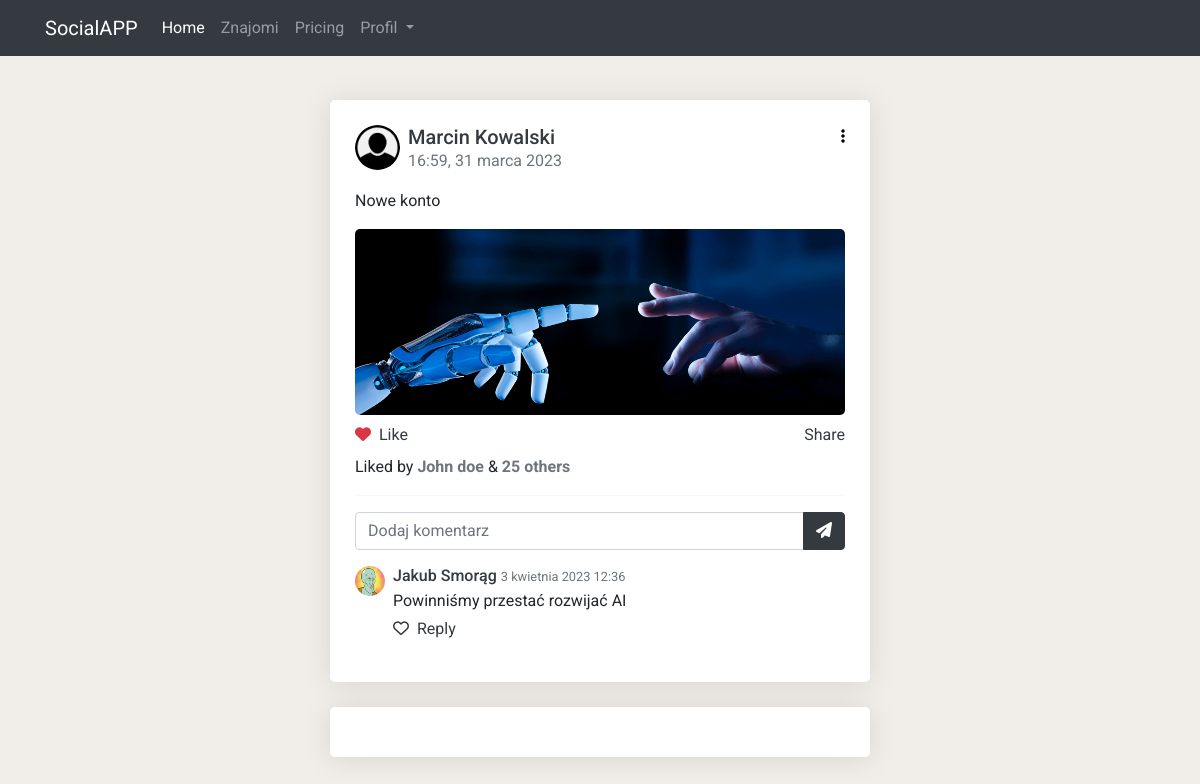
The app's page /post/7/ (signed in), older data.
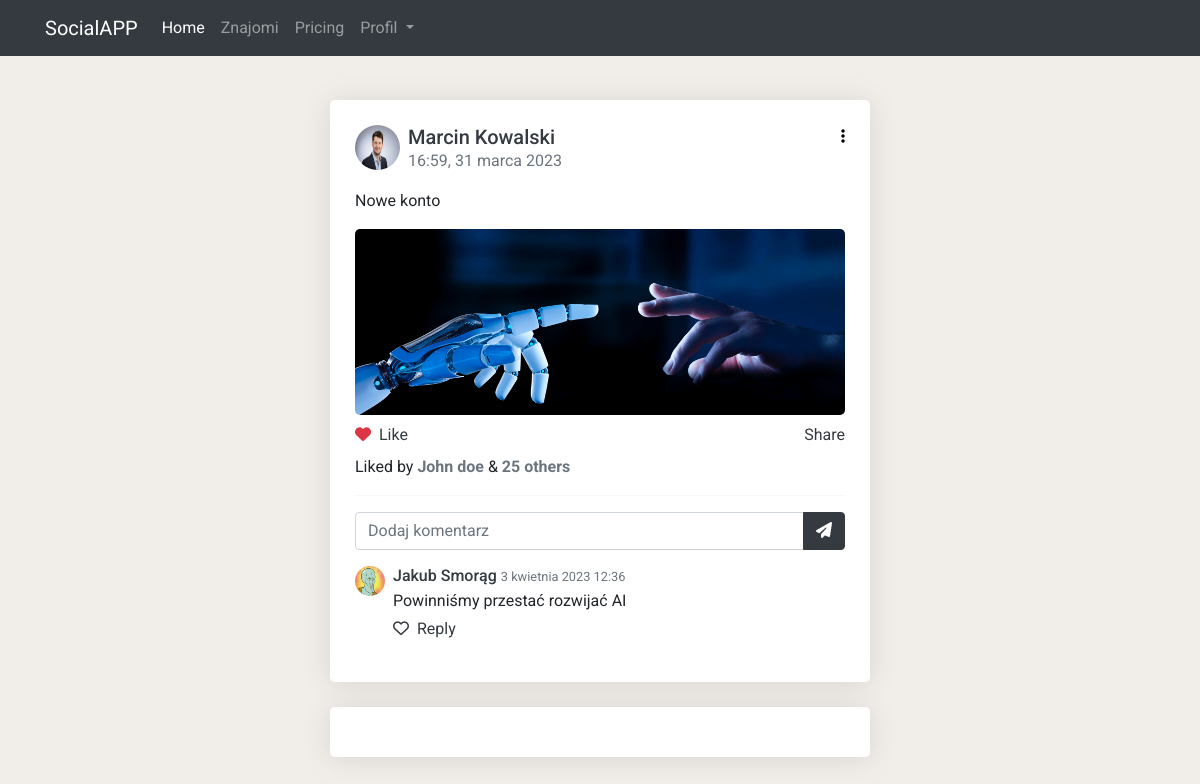
The same page, newer data.
### App/models.py (models this page shows, shortened)
class Post(models.Model):
    userprofile = models.ForeignKey(
        UserProfile, on_delete=models.CASCADE, related_name='posts')
    text = models.TextField()
    creation_date = models.DateTimeField(auto_now_add=True, blank=True, null=True)
    image = models.ImageField(null=True)
    viewCount = models.IntegerField(default=0)
    likes = models.ManyToManyField(UserProfile, blank=True)
    class Meta:
        ordering = ('-creation_date',)

class UserProfile(models.Model):
    user = models.OneToOneField(User, on_delete=models.CASCADE, related_name='userprofile')
    name = models.CharField(max_length=100)
    last_name = models.CharField(max_length=100)
    email = models.EmailField(null=True)
    creation_date = models.DateTimeField(auto_now_add=True, null=True)
    profile_pic = models.ImageField(default='user.png')
    followers = models.ManyToManyField('self',blank=True, symmetrical=False)
    profile_description = models.TextField(max_length=150, null=True)
    def __str__(self):
        return f"{self.name} {self.last_name}"

### App/views.py (the view)
# urls.py: path('post/<int:pk>/', views.post, name="post"),
@login_required(login_url='check/')
def post(request, pk):
    post = Post.objects.get(pk=pk)
    context = {
        'post': post,
    }
    return render(request, 'App/post.html', context)

### App/templates/App/post.html (shortened to what the changed rows need)
{% extends 'App/base.html' %}
{% load static %}
{% block content %}
<body>
    <section class="main-content">
		<div class="container">
    <div class="row">
        <div class="col-sm-6 offset-sm-3">
            <div class="post-block">
                <div class="d-flex justify-content-between">
                    <div class="d-flex mb-3">
                        <div class="mr-2">
                            <a href="{% url 'user_profile' post.userprofile.id %}" class="text-dark"><img src="{{post.userprofile.profile_pic.url}}" alt="User" class="author-img"></a>
                        </div>
                        <div>
                            <h5 class="mb-0"><a href="{% url 'user_profile' post.userprofile.id %}" class="text-dark">{{ post.userprofile }}</a></h5>
                            <p class="mb-0 text-muted">{{ post.creation_date|time}}, {{ post.creation_date|date}}</p>
                        </div>
                    </div>
                </div>
                <div class="post-block__content mb-2">
                    <p>{{ post.text }}</p>
                    <img src="{{ post.image.url }}" alt="Content img">
                </div>
                </div>
            </div>
        </div>
    </div>
</section>
</body>
{% endblock %}

Row changes from the older to the newer data that the page shows:
changed through a linked row, Post "Nowe konto": userprofile.profile_pic: picture added in place of a placeholder
